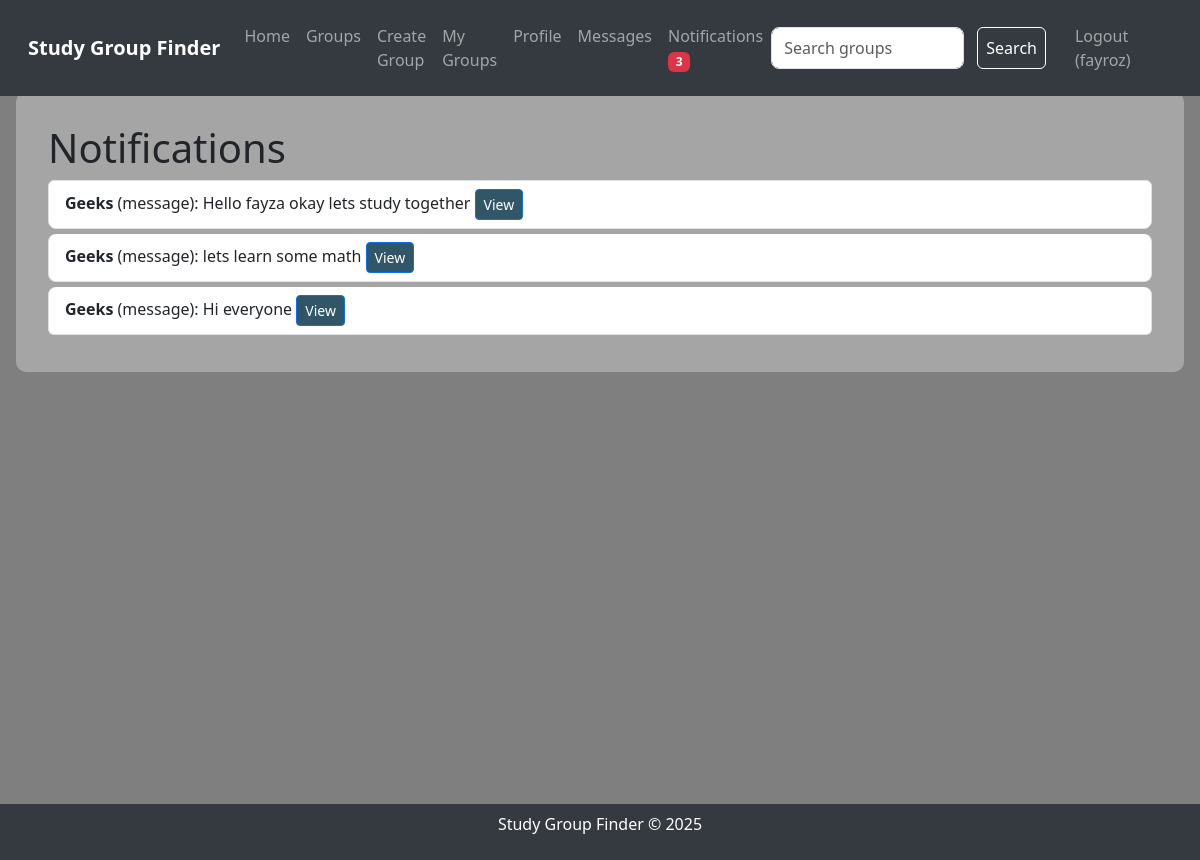
Page /notifications (signed in) on the committed database.
### tables this page shows
CREATE TABLE notifications
                 (id INTEGER PRIMARY KEY AUTOINCREMENT,
                  user_id INTEGER,
                  group_id INTEGER,
                  message_id INTEGER,
                  announcement_id INTEGER,
                  type TEXT NOT NULL,
                  read BOOLEAN DEFAULT FALSE,
                  FOREIGN KEY (user_id) REFERENCES users(id),
                  FOREIGN KEY (group_id) REFERENCES groups(id),
                  FOREIGN KEY (message_id) REFERENCES messages(id),
                  FOREIGN KEY (announcement_id) REFERENCES announcements(id));

CREATE TABLE groups
                 (id INTEGER PRIMARY KEY AUTOINCREMENT,
                  name TEXT NOT NULL,
                  subject TEXT NOT NULL,
                  description TEXT,
                  creator_id INTEGER,
                  FOREIGN KEY (creator_id) REFERENCES users(id));

CREATE TABLE messages
                 (id INTEGER PRIMARY KEY AUTOINCREMENT,
                  group_id INTEGER,
                  user_id INTEGER,
                  content TEXT NOT NULL,
                  timestamp DATETIME DEFAULT CURRENT_TIMESTAMP,
                  FOREIGN KEY (group_id) REFERENCES groups(id),
                  FOREIGN KEY (user_id) REFERENCES users(id));

### app.py (the view)
@app.route('/notifications')
def notifications():
    if 'user_id' not in session:
        flash('Please log in to view notifications.', 'danger')
        return redirect(url_for('login'))
    conn = sqlite3.connect('study_groups.db')
    c = conn.cursor()
    c.execute("SELECT notifications.id, groups.name, notifications.type, messages.content, announcements.content, notifications.group_id "
              "FROM notifications "
              "JOIN groups ON notifications.group_id = groups.id "
              "LEFT JOIN messages ON notifications.message_id = messages.id "
              "LEFT JOIN announcements ON notifications.announcement_id = announcements.id "
              "WHERE notifications.user_id = ? AND notifications.read = FALSE "
              "ORDER BY notifications.id DESC",
              (session['user_id'],))
    notifications = c.fetchall()
    try:
        c.execute("SELECT COUNT(*) FROM notifications WHERE user_id = ? AND read = FALSE",
                  (session['user_id'],))
        notification_count = c.fetchone()[0]
    except sqlite3.OperationalError:
        init_db()
        notification_count = 0
    conn.close()
    return render_template('notifications.html', notifications=notifications, notification_count=notification_count)

### templates/notifications.html (shortened to what this page needs)
{% extends "layout.html" %}
{% block content %}
    <div class="page-content">
        <h1>Notifications</h1>
        {% if notifications %}
            <ul class="list-group">
                {% for notification in notifications %}
                    <li class="list-group-item">
                        <strong>{{ notification[1] }}</strong> ({{ notification[2] }}):
                        {{ notification[3] or notification[4] or 'New activity' }}
                        <a href="{{ url_for('group_details', group_id=notification[5]) }}"
                           class="btn btn-primary btn-sm">View</a>
                    </li>
                {% endfor %}
            </ul>
        {% else %}
            <p>No new notifications.</p>
        {% endif %}
    </div>
{% endblock %}

### static/styles.css (style rules this page uses)
body { background-image: url('/static/background.jpg'); background-size: cover; background-position: center; background-blend-mode: overlay; background-color: rgba(0, 0, 0, 0.5); min-height: 100vh; margin: 0; padding: 0; }
.page-content { backdrop-filter: blur(5px); background-color: rgba(255, 255, 255, 0.3); border-radius: 10px; padding: 2rem; max-width: 1200px; margin: 0 auto; }
.list-group-item { border-radius: 8px; margin-bottom: 5px; }
.btn-primary { background-color: #315668; }

### rows in the picture
notifications: name "Geeks", type "message", content "Hello fayza okay lets study together"
notifications: name "Geeks", type "message", content "lets learn some math"
notifications: name "Geeks", type "message", content "Hi everyone"

### other values in the picture
{{ notification_count }} "3"
{{ session.username }} "fayroz"
